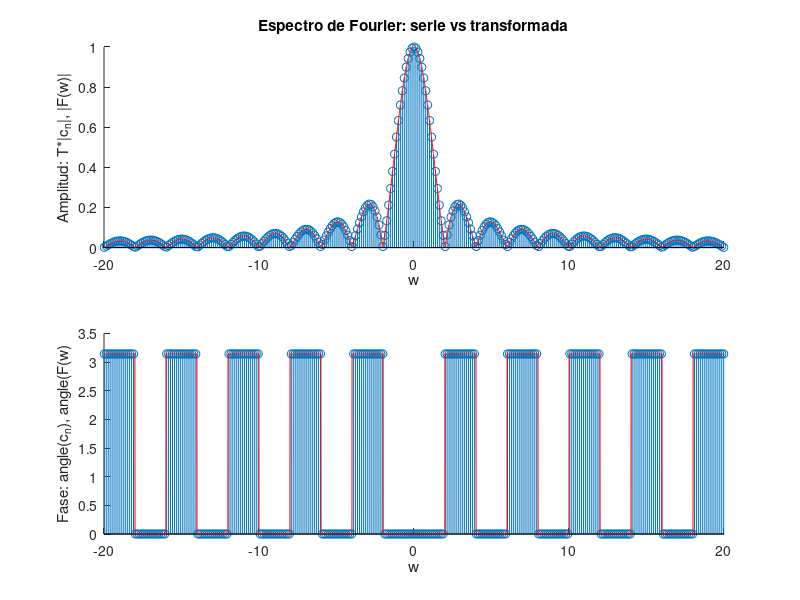

MATLAB code to generate this figure:
%% Comparación de la serie y de la transformada de Fourier
% Aquí se está analizando un escalón entre -tau/2 y tau/2
% El escalón sería un f = heaviside(t+tau/2) - heaviside(t-tau/2);
%
%                                  ^ f(t)
%                                  |
%                            ------1------
%                            .     |     .
%                            .     |     .
%                            .     |     .
% -----------|---------------|-----|-----|---------------|-------------> t
%          -T/2           -tau/2   0  +tau/2           +T/2

%% Parametros
wmax = 20;                      % frecuencia angular máxima para la T de F
T    = 50;                      % periodo para la serie de Fourier

dw = 2*pi/T;                    % incremento de n para la serie de Fourier
N = floor(wmax/dw);             % número de términos de la serie de Fourier
                                % que estarán en [-wxmax, +wmax]
n = -N:N;
w = linspace(-wmax,+wmax,5000); % frecuencias angulares para la transformada

%% se define y calcula la serie y la tranformada de Fourier
tau = 1;                            % el escalón está entre -tau/2 y tau/2
%{
syms t tau T n w
%assume(T>tau)
assume(tau>0)
f = heaviside(t+tau/2) - heaviside(t-tau/2);
cn  = simplify((1/T)*int(f*exp(-1j*(2*pi*n/T)*t), t, -tau/2, tau/2))
Fw1 = simplify(int(f*exp(-1j*w*t), t, -tau/2, tau/2))
Fw2 = simplify(fourier(f,t,w))
%}
cn = (tau/T)*sinc(pi*n*tau/T);  % serie
Fw = tau*sinc(w*tau/2);         % transformada

%% Se dibuja la serie vs la transformada de Fourier
figure
% espectro de amplitud
subplot(2,1,1);
hold on;
stem(dw*n,T*abs(cn));   
plot(w, abs(Fw),'r-');
xlabel('w');
ylabel('Amplitud: T*|c_n|, |F(w)|')
title('Espectro de Fourier: serie vs transformada')

% espectro de fase
subplot(2,1,2);
hold on;
stem(dw*n,angle(cn));
plot(w, angle(Fw),'r-');
xlabel('w');
ylabel('Fase: angle(c_n), angle(F(w)')

%% Bye, bye!